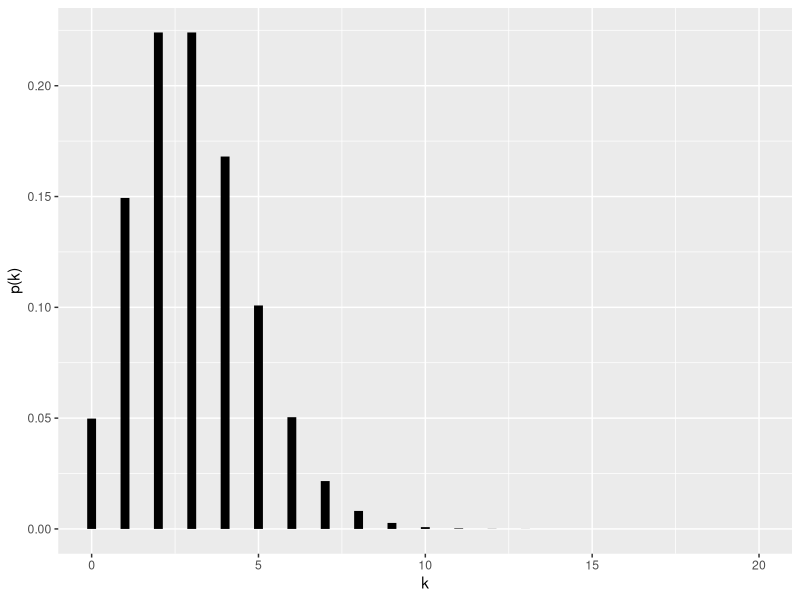
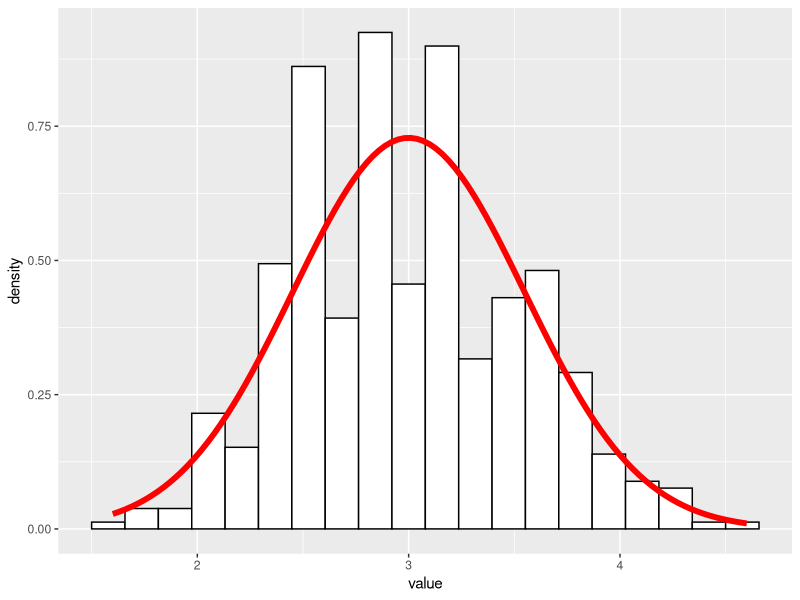
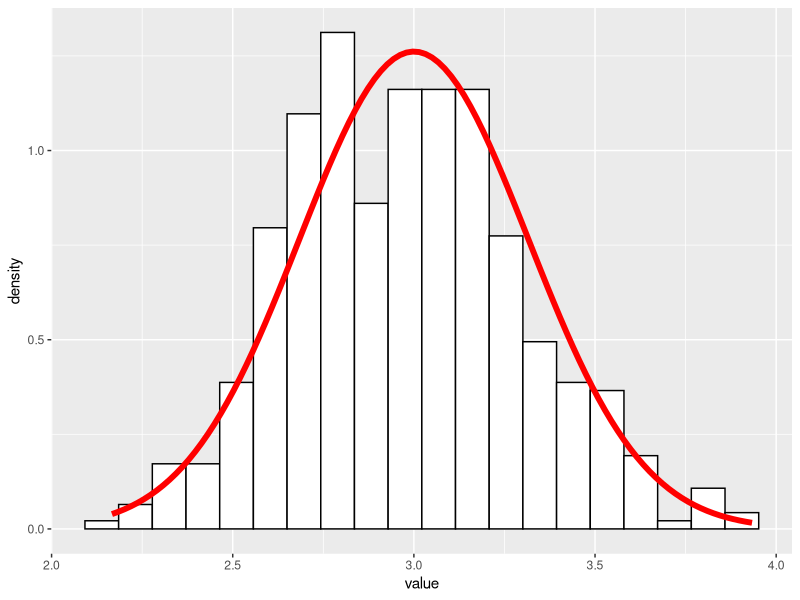

Generate these figures, in order, with R:
## ---- chunk 1
library(tidyverse)
dat <- data.frame(k = 0:20, prob = dpois(0:20, 3))
p <- ggplot(dat, aes(x = k, y = prob))
p + geom_segment(aes(xend = k, yend = 0),size=3) + ylab('p(k)')
## ---- chunk 2
M<-500
n=10
x.bars<-data.frame(trial=seq(1,M),value=NA)
for(j in 1:M){
  data<-rpois(n,3)
  x.bars[j,]=mean(data)
}

x.bars %>% ggplot(aes(x=value))+ geom_histogram(aes(y =..density..),
                   colour = "black", 
                   fill = "white",bins=20)+
                    stat_function(fun = dnorm, args = list(mean = 3, sd = sqrt(3)/sqrt(n)),color="red",size=2)

## ---- chunk 3
M<-500
n=30
x.bars<-data.frame(trial=seq(1,M),value=NA)
for(j in 1:M){
  data<-rpois(n,3)
  x.bars[j,]=mean(data)
}

x.bars %>% ggplot(aes(x=value))+ geom_histogram(aes(y =..density..),
                   colour = "black", 
                   fill = "white",bins=20)+
                    stat_function(fun = dnorm, args = list(mean = 3, sd = sqrt(3)/sqrt(n)),color="red",size=2)

